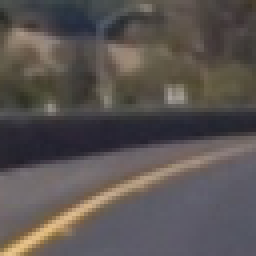
#> input picture train_images/non-vehicles/non-vehicles/Extras/extra1055.png, 64 x 64 px (shown 4 times larger)
$ python VehicheDetect.py   (older library calls are emulated)
#> lines starting #> are read from the running program, lines starting #| are printed output that depends on the picture

# coding: utf-8

# # Self-Driving Car Engineer Nanodegree
# ## Project: Vehicle Detection and Tracking

# In[1]:

import matplotlib.image as mpimg
import matplotlib.pyplot as plt
import numpy as np
import cv2
import glob
import time
from sklearn.svm import LinearSVC
from sklearn.preprocessing import StandardScaler
from skimage.feature import hog
from sklearn.model_selection import train_test_split
from skimage.feature import hog

def get_hog_features(img, orient, pix_per_cell, cell_per_block, vis=False, feature_vec=True):
    if vis == True: # Call with two outputs if vis==True to visualize the HOG
        features, hog_image = hog(img, orientations=orient,
                                  pixels_per_cell=(pix_per_cell, pix_per_cell),
                                  cells_per_block=(cell_per_block, cell_per_block),
                                  transform_sqrt=True,
                                  visualise=vis, feature_vector=feature_vec)
        return features, hog_image
    else:      # Otherwise call with one output
        features = hog(img, orientations=orient,
                       pixels_per_cell=(pix_per_cell, pix_per_cell),
                       cells_per_block=(cell_per_block, cell_per_block),
                       transform_sqrt=True,
                       visualise=vis, feature_vector=feature_vec)
        return features

# Define a function to compute binned color features
def bin_spatial(img, size=(16, 16)):
    return cv2.resize(img, size).ravel()

# Define a function to compute color histogram features
def color_hist(img, nbins=32):
    ch1 = np.histogram(img[:,:,0], bins=nbins, range=(0, 256))[0]#We need only the histogram, no bins edges
    ch2 = np.histogram(img[:,:,1], bins=nbins, range=(0, 256))[0]
    ch3 = np.histogram(img[:,:,2], bins=nbins, range=(0, 256))[0]
    hist = np.hstack((ch1, ch2, ch3))
    return hist

# Define a function to extract features from a list of images
def img_features(feature_image, spatial_feat, hist_feat, hog_feat, hist_bins, orient,
                        pix_per_cell, cell_per_block, hog_channel):
    file_features = []
    if spatial_feat == True:
        spatial_features = bin_spatial(feature_image, size=spatial_size)
        #print 'spat', spatial_features.shape
        file_features.append(spatial_features)
    if hist_feat == True:
         # Apply color_hist()
        hist_features = color_hist(feature_image, nbins=hist_bins)
        #print 'hist', hist_features.shape
        file_features.append(hist_features)
    if hog_feat == True:
    # Call get_hog_features() with vis=False, feature_vec=True
        if hog_channel == 'ALL':
            hog_features = []
            for channel in range(feature_image.shape[2]):
                hog_features.append(get_hog_features(feature_image[:,:,channel],
                                        orient, pix_per_cell, cell_per_block,
                                        vis=False, feature_vec=True))
                hog_features = np.ravel(hog_features)
        else:
            feature_image = cv2.cvtColor(feature_image, cv2.COLOR_LUV2RGB)
            feature_image = cv2.cvtColor(feature_image, cv2.COLOR_RGB2GRAY)
            hog_features = get_hog_features(feature_image[:,:], orient,
                            pix_per_cell, cell_per_block, vis=False, feature_vec=True)
                #print 'hog', hog_features.shape
            # Append the new feature vector to the features list
        file_features.append(hog_features)
    return file_features

def extract_features(imgs, color_space='RGB', spatial_size=(32, 32),
                        hist_bins=32, orient=9,
                        pix_per_cell=8, cell_per_block=2, hog_channel=0,
                        spatial_feat=True, hist_feat=True, hog_feat=True):
    # Create a list to append feature vectors to
    features = []
    # Iterate through the list of images
    for file_p in imgs:
        file_features = []
        image = cv2.imread(file_p) # Read in each imageone by one
        # apply color conversion if other than 'RGB'
        if color_space != 'RGB':
            if color_space == 'HSV':
                feature_image = cv2.cvtColor(image, cv2.COLOR_RGB2HSV)
            elif color_space == 'LUV':
                feature_image = cv2.cvtColor(image, cv2.COLOR_RGB2LUV)
            elif color_space == 'HLS':
                feature_image = cv2.cvtColor(image, cv2.COLOR_RGB2HLS)
            elif color_space == 'YUV':
                feature_image = cv2.cvtColor(image, cv2.COLOR_RGB2YUV)
            elif color_space == 'YCrCb':
                feature_image = cv2.cvtColor(image, cv2.COLOR_RGB2YCrCb)
        else: feature_image = np.copy(image)
        file_features = img_features(feature_image, spatial_feat, hist_feat, hog_feat, hist_bins, orient,
                        pix_per_cell, cell_per_block, hog_channel)
        features.append(np.concatenate(file_features))
        feature_image=cv2.flip(feature_image,1) # Augment the dataset with flipped images
        file_features = img_features(feature_image, spatial_feat, hist_feat, hog_feat, hist_bins, orient,
                        pix_per_cell, cell_per_block, hog_channel)
        features.append(np.concatenate(file_features))
    return features # Return list of feature vectors

# [132 lines left out: functions slide_window, draw_boxes, single_img_features, search_windows, show_img, not called in this run]

def convert_color(img):
    return cv2.cvtColor(img, cv2.COLOR_RGB2LUV)

# [58 lines left out: functions find_cars, add_heat, not called in this run]

def apply_threshold(heatmap, threshold): # Zero out pixels below the threshold in the heatmap
    heatmap[heatmap < threshold] = 0
    return heatmap

def filt(a,b,alpha): # Smooth the car boxes
    return a*alpha+(1.0-alpha)*b

def len_points(p1, p2): # Distance beetween two points
    return np.sqrt((p1[0]-p2[0])**2+(p1[1]-p2[1])**2)

def track_to_box(p): # Create box coordinates out of its center and span
    return ((int(p[0]-p[2]),int(p[1]-p[3])),(int(p[0]+p[2]), int(p[1]+p[3])))

# [124 lines left out: functions draw_labeled_bboxes, frame_proc, not called in this run]

def process_image(image):
    image = cv2.cvtColor(image, cv2.COLOR_RGB2BGR)
    return cv2.cvtColor(frame_proc(image, lane=True, video=True, vis=False), cv2.COLOR_BGR2RGB)

#########################
# Main function
########################

cars = []
notcars = []

extra_nov_images = glob.glob('train_images/non-vehicles/non-vehicles/Extras/*.png')
gti_nov_images = glob.glob('train_images/non-vehicles/non-vehicles/GTI/*.png')
gti_v_images = glob.glob('train_images/vehicles/vehicles/GTI_*/*.png')
kitti_v_images = glob.glob('train_images/vehicles/vehicles/KITTI_*/*.png')
#print(kitti_v_images)
cars.extend(gti_v_images)
cars.extend(kitti_v_images)
notcars.extend(gti_nov_images)
notcars.extend(extra_nov_images)

## Uncomment if you need to reduce the sample size
#sample_size = 500
#cars = cars[0:sample_size]
#notcars = notcars[0:sample_size]
print("car sample size : ",len(cars))
print("not car sample size : ",len(notcars))

# Define parameters for feature extraction
color_space = 'LUV' # Can be RGB, HSV, LUV, HLS, YUV, YCrCb
orient = 8  # HOG orientations
pix_per_cell = 8 # HOG pixels per cell
cell_per_block = 2 # HOG cells per block
hog_channel = 0 # Can be 0, 1, 2, or "ALL"
spatial_size = (16, 16) # Spatial binning dimensions
hist_bins = 32    # Number of histogram bins
spatial_feat = True # Spatial features on or off
hist_feat = True # Histogram features on or off
hog_feat = True # HOG features on or off

car_features = extract_features(cars, color_space=color_space,
                        spatial_size=spatial_size, hist_bins=hist_bins,
                        orient=orient, pix_per_cell=pix_per_cell,
                        cell_per_block=cell_per_block,
                        hog_channel=hog_channel, spatial_feat=spatial_feat,
                        hist_feat=hist_feat, hog_feat=hog_feat)
print('Car samples: ', len(car_features))
notcar_features = extract_features(notcars, color_space=color_space,
                        spatial_size=spatial_size, hist_bins=hist_bins,
                        orient=orient, pix_per_cell=pix_per_cell,
                        cell_per_block=cell_per_block,
                        hog_channel=hog_channel, spatial_feat=spatial_feat,
                        hist_feat=hist_feat, hog_feat=hog_feat)
#> call 2 of extract_features, with color_space = 'LUV', spatial_size = (16, 16), hist_bins = 32, orient = 8, pix_per_cell = 8, cell_per_block = 2, hog_channel = 0, spatial_feat = True
#> in extract_features, image is the input picture: shape (64, 64, 3); mean B, G, R 81.8, 83.8, 89.9
#> in extract_features (call 2), `feature_image = cv2.cvtColor(image, cv2.COLOR_RGB2LUV)`: feature_image: shape (64, 64, 3); mean of channels 0, 1, 2 90, 95.7, 131.4
#> in img_features, `spatial_features = bin_spatial(feature_image, size=spatial_size)`: spatial_features = 768 values, max 180 at index 636, min 38 at index 441, mean 105.8
#> in color_hist, `ch1 = np.histogram(img[:,:,0], bins=nbins, range=(0, 256))[0]#We need ..`: ch1 = 32 values, max 909 at index 12, min 0 at index 0, mean 128
#> in color_hist, `ch2 = np.histogram(img[:,:,1], bins=nbins, range=(0, 256))[0]`: ch2 = 32 values, max 2144 at index 12, min 0 at index 0, mean 128
#> in color_hist, `ch3 = np.histogram(img[:,:,2], bins=nbins, range=(0, 256))[0]`: ch3 = 32 values, max 1955 at index 16, min 0 at index 0, mean 128
#> in color_hist, `hist = np.hstack((ch1, ch2, ch3))`: hist = 96 values, max 2144 at index 44, min 0 at index 0, mean 128
#> in img_features, `hist_features = color_hist(feature_image, nbins=hist_bins)`: hist_features has the same summary as hist in color_hist
#> in img_features, `feature_image = cv2.cvtColor(feature_image, cv2.COLOR_RGB2GRAY)`:
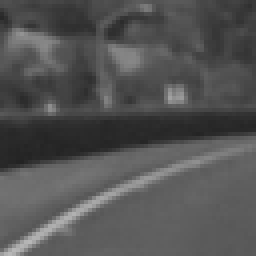
#> feature_image: shape (64, 64) (shown 4 times larger); min 35, max 183, mean 83.5
#> in get_hog_features, `features = hog(img, orientations=orient, pixels_per_cell=(pix_per_cell..`: features = 1568 values, max 0.802 at index 1442, min 0 at index 93, mean 0.126
#> in img_features, `hog_features = get_hog_features(feature_image[:,:], orient, pix_per_ce..`: hog_features has the same summary as features in get_hog_features
#> in extract_features (call 2), `file_features = img_features(feature_image, spatial_feat, hist_feat, h..`: file_features = 3 items
#> in extract_features (call 2), `feature_image=cv2.flip(feature_image,1)`: feature_image: shape (64, 64, 3); mean of channels 0, 1, 2 90, 95.7, 131.4
#> call 2 of img_features, with spatial_feat = True, hist_feat = True, hog_feat = True, hist_bins = 32, orient = 8, pix_per_cell = 8, cell_per_block = 2, hog_channel = 0
#> in img_features (call 2), `spatial_features = bin_spatial(feature_image, size=spatial_size)`: spatial_features = 768 values, max 180 at index 657, min 38 at index 468, mean 105.8
#> in img_features (call 2), `feature_image = cv2.cvtColor(feature_image, cv2.COLOR_LUV2RGB)`:
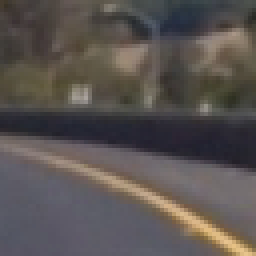
#> feature_image: shape (64, 64, 3) (shown 4 times larger); mean B, G, R 81.1, 83.5, 89.5
#> in img_features (call 2), `feature_image = cv2.cvtColor(feature_image, cv2.COLOR_RGB2GRAY)`:
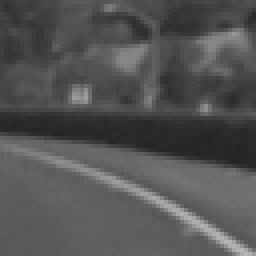
#> feature_image: shape (64, 64) (shown 4 times larger); min 35, max 183, mean 83.5
#> in img_features (call 2), `hog_features = get_hog_features(feature_image[:,:], orient, pix_per_ce..`: hog_features = 1568 values, max 0.793 at index 1453, min 0 at index 122, mean 0.124
#> pass 2 of the loop in extract_features, `for file_p in imgs:`:
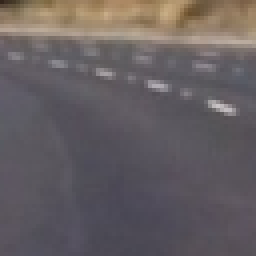
#> input picture train_images/non-vehicles/non-vehicles/Extras/extra1057.png, 64 x 64 px (shown 4 times larger)
#> in extract_features, image is the input picture: shape (64, 64, 3); mean B, G, R 97.1, 94.8, 101.7
#> spatial_features = 768 values, max 180 at index 327, min 81 at index 597, mean 110.7
#> hist_features = 96 values, max 3334 at index 44, min 0 at index 0, mean 128
#> in img_features (call 3), `feature_image = cv2.cvtColor(feature_image, cv2.COLOR_RGB2GRAY)`:
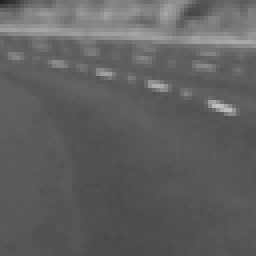
#> feature_image: shape (64, 64) (shown 4 times larger); min 35, max 196, mean 95.9
#> hog_features = 1568 values, max 0.44 at index 844, min 0 at index 57, mean 0.145
#> spatial_features = 768 values, max 180 at index 294, min 81 at index 600, mean 110.7
#> in img_features (call 4), `feature_image = cv2.cvtColor(feature_image, cv2.COLOR_RGB2GRAY)`:
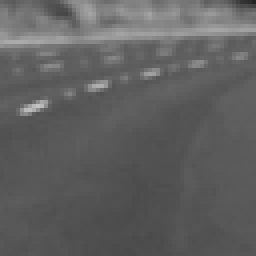
#> feature_image: shape (64, 64) (shown 4 times larger); min 35, max 196, mean 95.9
#> hog_features = 1568 values, max 0.434 at index 706, min 0 at index 57, mean 0.147
#> pass 3 of the loop in extract_features, `for file_p in imgs:`:
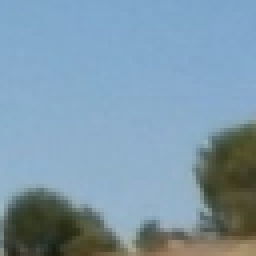
#> input picture train_images/non-vehicles/non-vehicles/Extras/extra1431.png, 64 x 64 px (shown 4 times larger)
#> in extract_features, image is the input picture: shape (64, 64, 3); mean B, G, R 170.2, 152.6, 125.5
#> spatial_features = 768 values, max 191 at index 645, min 32 at index 729, mean 141.9
#> hist_features = 96 values, max 2374 at index 84, min 0 at index 0, mean 128
#> in img_features (call 5), `feature_image = cv2.cvtColor(feature_image, cv2.COLOR_RGB2GRAY)`:
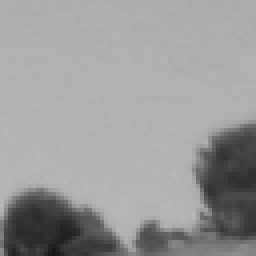
#> feature_image: shape (64, 64) (shown 4 times larger); min 24, max 185, mean 154.3
#> hog_features = 1568 values, max 0.542 at index 947, min 0 at index 3, mean 0.138
#> spatial_features = 768 values, max 191 at index 648, min 32 at index 756, mean 141.9
#> in img_features (call 6), `feature_image = cv2.cvtColor(feature_image, cv2.COLOR_RGB2GRAY)`:
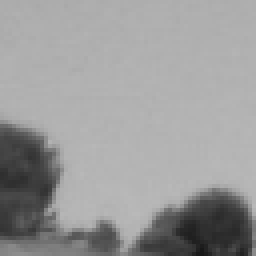
#> feature_image: shape (64, 64) (shown 4 times larger); min 24, max 185, mean 154.3
#> hog_features = 1568 values, max 0.643 at index 468, min 0 at index 3, mean 0.138
#> notcar_features = 6 items
print('Notcar samples: ', len(notcar_features))
#| Notcar samples:  6
#> (the run stopped early here; a loop or call above may not have finished)
